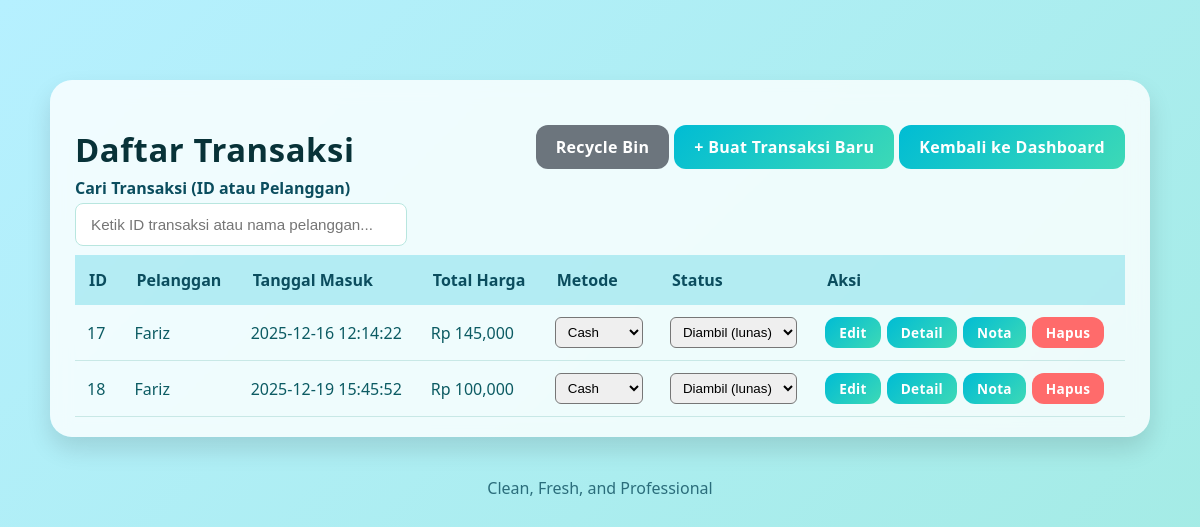
The app's page /app/Controllers/TransaksiController.php?aksi=index, older data.
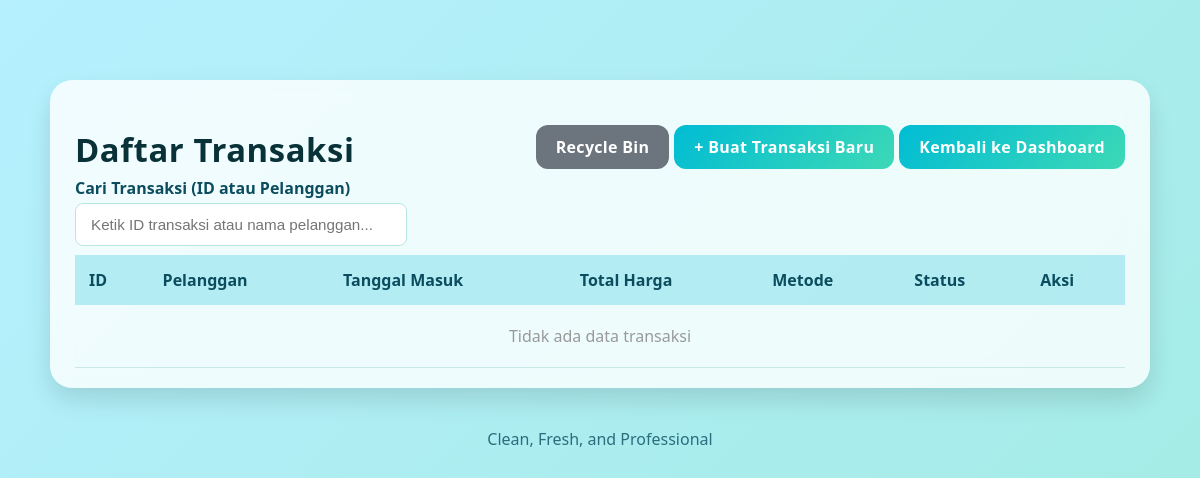
The same page, newer data.
### tables this page shows
CREATE TABLE `transaksi` (
  `id_transaksi` int(11) NOT NULL,
  `id_pelanggan` int(11) DEFAULT NULL,
  `id_pegawai` varchar(20) DEFAULT NULL,
  `tanggal_masuk` datetime DEFAULT NULL,
  `tanggal_selesai` datetime DEFAULT NULL,
  `status` varchar(50) DEFAULT 'Belum Lunas',
  `total_harga` decimal(10,2) DEFAULT 0.00,
  `metode_pembayaran` enum('Cash','Transfer','QRIS') DEFAULT 'Cash',
  `deleted_at` datetime DEFAULT NULL
);

CREATE TABLE `pelanggan` (
  `id_pelanggan` int(11) NOT NULL,
  `nama` varchar(100) NOT NULL,
  `no_hp` varchar(20) DEFAULT NULL,
  `alamat` text DEFAULT NULL,
  `deleted_at` datetime DEFAULT NULL
);

### core/Controller.php (called while the page is built, shortened)
<?php
class Controller {
    public function model($model) {
        return new $model;
    }
    public function view($path, $data = []) {
        extract($data);
        $viewFile = __DIR__ . "/../app/Views/$path.php";
        require_once $viewFile;
    }
}

### config/koneksi.php (called while the page is built, shortened)
<?php
class Database {
    private static $instance = null;
    public static function connect() {
        if (self::$instance === null) {
            try {
                self::$instance = new PDO(
                    "mysql:host=" . DB_HOST . ";dbname=" . DB_NAME . ";charset=utf8mb4",
                    DB_USER,
                    DB_PASS,
                    [
                        PDO::ATTR_ERRMODE => PDO::ERRMODE_EXCEPTION,
                        PDO::ATTR_DEFAULT_FETCH_MODE => PDO::FETCH_ASSOC,
                        PDO::ATTR_EMULATE_PREPARES => false
                    ]
                );
            } catch (PDOException $e) {
                die("Database Connection Error: " . $e->getMessage());
            }
        }
        return self::$instance;
    }
}

### core/Model.php (called while the page is built, shortened)
<?php
require_once __DIR__ . '/../config/koneksi.php';
require_once __DIR__ . '/QueryBuilder.php';
class Model {
    protected $db;
    protected $table;
    public function __construct() {
        $this->db = Database::connect();
    }
    protected function getQueryBuilder($table = null, $pk = 'id') {
        return new QueryBuilder($this->db, $table ?? $this->table, $pk);
    }
}

### core/QueryBuilder.php (called while the page is built, shortened)
<?php
class QueryBuilder {
    protected $pdo;
    public function __construct($pdo = null, $table = null, $pk = 'id') {
        $this->pdo = $pdo ?? $GLOBALS['db'] ?? null;
    }
    public function raw($sql, $params = []) {
        $stmt = $this->pdo->prepare($sql);
        $stmt->execute($params);
        return $stmt->fetchAll();
    }
}
?>

### app/Models/Transaksi.php (called while the page is built, shortened)
<?php
require_once __DIR__ . '/../../core/Model.php';
class Transaksi extends Model {
    protected $table = 'transaksi';
    protected $primaryKey = 'id_transaksi';
    public function getAll() {
        $qb = $this->getQueryBuilder($this->table, $this->primaryKey);
        return $qb->raw(
            "SELECT t.*, p.nama as nama_pelanggan, p.no_hp as no_hp
            FROM {$this->table} t
            LEFT JOIN pelanggan p ON t.id_pelanggan = p.id_pelanggan
            WHERE t.deleted_at IS NULL
            ORDER BY t.id_transaksi ASC"
        );
    }
}

### app/Views/transaksi/index.php (the view, shortened to what the changed rows need)
<!DOCTYPE html>
<html lang="id">
<head>
<link rel="stylesheet" href="/bellaundry/public/assets/css/style.css">
</head>
<body>
<div class="container-crud">
    <div class="card-crud">
        <div style="display:flex; justify-content:space-between; align-items:center; margin-bottom:5px;">
            <h2 class="card-title">Daftar Transaksi</h2>
        </div>
        <table class="table-crud" id="tabelTransaksi" style="margin-top: 9px;">
            <tr>
                <th>ID</th>
                <th>Pelanggan</th>
                <th>Tanggal Masuk</th>
                <th>Total Harga</th>
                <th>Metode</th>
                <th>Status</th>
                <th>Aksi</th>
            </tr>
            <?php
            if (!empty($transaksi)):
              foreach ($transaksi as $row): ?>
              <tr class="row-transaksi" data-id="<?= $row['id_transaksi'] ?>" data-nama="<?= strtolower($row['nama_pelanggan'] ?? '') ?>">
                <td><?= htmlspecialchars($row['id_transaksi']) ?></td>
                <td><?= htmlspecialchars($row['nama_pelanggan'] ?? 'N/A') ?></td>
                <td><?= htmlspecialchars($row['tanggal_masuk']) ?></td>
                <td>Rp <?= number_format($row['total_harga'] ?? 0, 0) ?></td>
                <td>
                  <form method="post" action="/bellaundry/app/Controllers/TransaksiController.php?aksi=update" style="display:inline;">
                    <select name="metode_pembayaran" onchange="this.form.submit()" style="padding:6px 8px; border-radius:6px;">
                      <option value="Cash" <?= (strtolower($row['metode_pembayaran'] ?? '') === 'cash') ? 'selected' : '' ?>>Cash</option>
                    </select>
                  </form>
                </td>
                <td>
                  <form method="post" action="/bellaundry/app/Controllers/TransaksiController.php?aksi=update" style="display:inline;">
                    <select name="status" onchange="this.form.submit()" style="padding:6px 8px; border-radius:6px;">
                      <option value="Diambil (lunas)" <?= ($row['status'] ?? '') === 'Diambil (lunas)' ? 'selected' : '' ?>>Diambil (lunas)</option>
                    </select>
                  </form>
                </td>
                <td>
                  <div style="display:flex; gap:6px;">
                    <a href="/bellaundry/app/Controllers/TransaksiController.php?aksi=edit&id_transaksi=<?= $row['id_transaksi'] ?>" class="btn-gradient" style="padding:6px 14px; font-size:0.85rem;">Edit</a>
                    <a href="/bellaundry/app/Controllers/TransaksiController.php?aksi=detail&id_transaksi=<?= $row['id_transaksi'] ?>" class="btn-gradient" style="padding:6px 14px; font-size:0.85rem;">Detail</a>
                    <a href="/bellaundry/app/Controllers/TransaksiController.php?aksi=nota&id_transaksi=<?= $row['id_transaksi'] ?>" class="btn-gradient" style="padding:6px 14px; font-size:0.85rem;">Nota</a>
                    <a href="/bellaundry/app/Controllers/TransaksiController.php?aksi=delete&id=<?= $row['id_transaksi'] ?>" onclick="return confirm('Yakin ingin hapus?')" class="btn-gradient" style="background:#ff6b6b; padding:6px 14px; font-size:0.85rem;">Hapus</a>
                  </div>
                </td>
              </tr>
            <?php endforeach;
            else: ?>
              <tr>
                <td colspan="7" style="text-align:center; padding:20px; color:#999;">Tidak ada data transaksi</td>
              </tr>
            <?php endif; ?>
        </table>
    </div>
</div>
</body>
</html>

Row changes from the older to the newer data that the page shows:
removed transaksi: id_transaksi "17", id_pelanggan.nama "Fariz", tanggal_masuk "2025-12-16 12:14:22", total_harga "145,000", status "Diambil (lunas)"
removed transaksi: id_transaksi "18", id_pelanggan.nama "Fariz", tanggal_masuk "2025-12-19 15:45:52", total_harga "100,000", status "Diambil (lunas)"
Text that changed along with them:
text now shown: "Tidak ada data transaksi"
